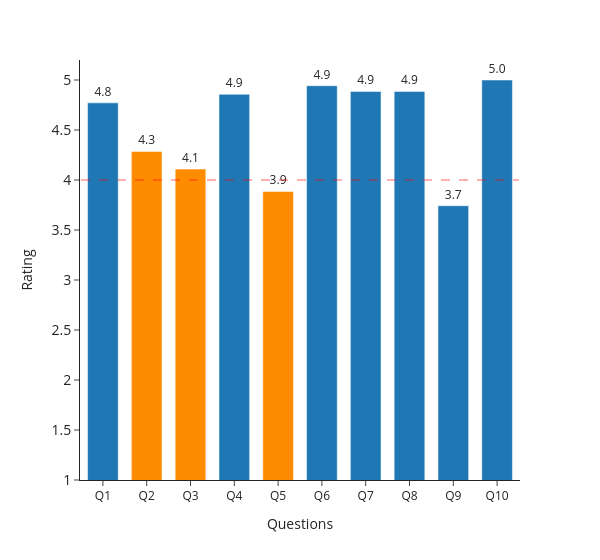

This figure's notebook cell:
### Code cell
import plotly.express as px
import plotly.io as io

x_labels = ['Q1', 'Q2', 'Q3', 'Q4', 'Q5', 'Q6', 'Q7', 'Q8', 'Q9', 'Q10']

# color specific bars orange
colors = ['darkorange' if lbl in ('Q2', 'Q3', 'Q5') else '#1F77B4' for lbl in x_labels]

fig = px.bar(x=x_labels, y=question_means, range_y=[1, 5.2], labels={'x': 'Questions', 'y': 'Rating'}, template='simple_white', width=600)
fig.update_layout(bargap=0.3)
fig.update_traces(
    text=[f"{x:.1f}" for x in question_means],
    textposition='outside',
    marker_color=colors
)
fig.update_yaxes(tickfont=dict(size=14))

# Add horizontal line at y = 3
fig.add_shape(
    type='line',
    x0=-0.5,
    x1=len(x_labels) - 0.5,
    y0=4,
    y1=4,
    line=dict(color='red', width=2, dash='dash')
)
# fig.write_image('question_eval_plot.jpg', scale=3)
fig.show()

### Figure 1 — Plotly figure (JSON) as saved in the notebook; plotly's stock layout.template omitted (floating-point values rounded to 4 significant figures)
{"data": [{"alignmentgroup": "True", "hovertemplate": "Questions=%{x}<br>Rating=%{y}<extra></extra>", "legendgroup": "", "marker": {"color": ["#1F77B4", "darkorange", "darkorange", "#1F77B4", "darkorange", "#1F77B4", "#1F77B4", "#1F77B4", "#1F77B4", "#1F77B4"], "pattern": {"shape": ""}}, "name": "", "offsetgroup": "", "orientation": "v", "showlegend": false, "text": ["4.8", "4.3", "4.1", "4.9", "3.9", "4.9", "4.9", "4.9", "3.7", "5.0"], "textposition": "outside", "type": "bar", "x": ["Q1", "Q2", "Q3", "Q4", "Q5", "Q6", "Q7", "Q8", "Q9", "Q10"], "xaxis": "x", "y": [4.771, 4.286, 4.11, 4.857, 3.886, 4.943, 4.886, 4.886, 3.743, 5], "yaxis": "y"}], "layout": {"bargap": 0.3, "barmode": "relative", "legend": {"tracegroupgap": 0}, "margin": {"t": 60}, "shapes": [{"line": {"color": "red", "dash": "dash", "width": 2}, "type": "line", "x0": -0.5, "x1": 9.5, "y0": 4, "y1": 4}], "width": 600, "xaxis": {"anchor": "y", "domain": [0, 1], "title": {"text": "Questions"}}, "yaxis": {"anchor": "x", "domain": [0, 1], "range": [1, 5.2], "tickfont": {"size": 14}, "title": {"text": "Rating"}}}}
